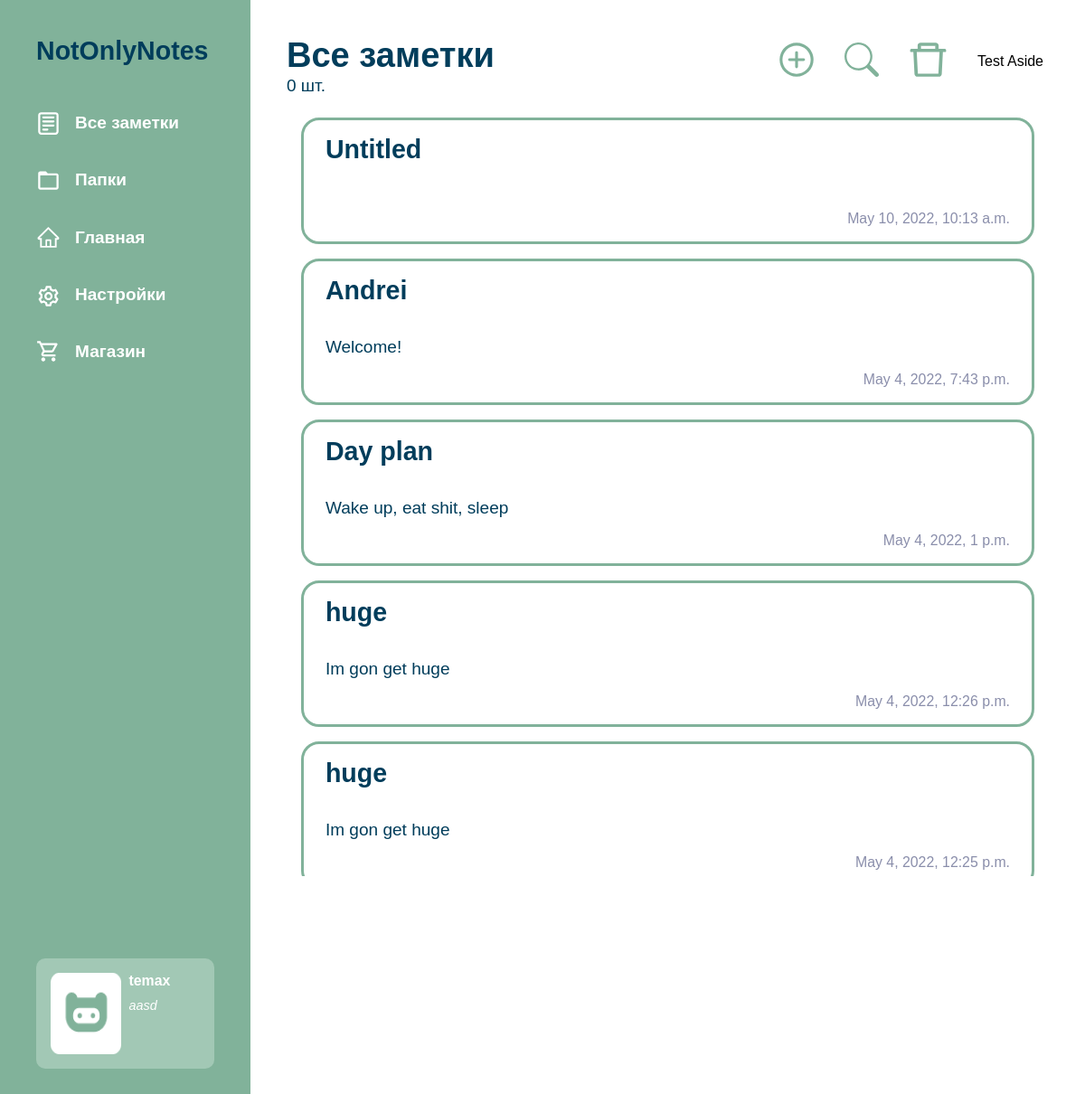
Screenshot of /notes/ (signed in) with the database file from the repository.
### users/models.py (models this page shows, shortened)
class Profile(models.Model):
    user = models.OneToOneField(User, on_delete=models.CASCADE)
    image = models.ImageField(default=os.path.join('profile_img', 'default.png'), upload_to=get_upload_path)
    description = models.CharField(max_length=100, default='', blank=True, null=True)

### NONapp/models.py (models this page shows, shortened)
class Note(models.Model):
    title = models.CharField(max_length=100, default='Untitled')
    content = models.TextField(default='')
    timestampCreated = models.DateTimeField(default=timezone.now)
    timestampLastModified = models.DateTimeField(auto_now=True)
    user = models.ForeignKey(User, on_delete=models.CASCADE)
    class Meta:
        ordering = ['-timestampLastModified']

### NONapp/views/notesviews.py (the view)
# urls.py: path('notes/', notesviews.NoteListView.as_view(), name='notes'),
class NoteListView(LoginRequiredMixin, TemplateView):
    model = Note
    template_name = 'non/notes.html'
    redirect_field_name = '/user/login/?next=/notes/'
    def get_context_data(self, *args, **kwargs):
        context = super().get_context_data(*args, **kwargs)
        context['notes'] = self.request.user.note_set.all()
        return context

### NONapp/templates/non/notes.html (shortened to what this page needs)
{% extends 'non/base.html' %}
{% block head %}
   {% load static %}
   <link rel="stylesheet" href="{% static 'non/stylesheets/notes/style.css' %}">
{% endblock%}
{% block body %}
<div class="content-wrapper">
   <aside class="aside">
         <div class="aside__inner">
            <div class="aside__logo logo">
               NotOnlyNotes
            </div>
            <ul class="aside__list aside__list--small">
               <li class="aside__el aside__el--anim">
                  <a class="aside__link" href="#">
                     <img class="aside__link-icon" src="{% static 'non/img/notes/notes.svg' %}" alt="">
                     <span>Все заметки</span>
                  </a>
               </li>
               <li class="aside__el aside__el--anim">
                  <a class="aside__link" href="#">
                     <img class="aside__link-icon" src="{% static 'non/img/notes/folders.svg' %}" alt="">
                     <span>Папки</span>
                  </a>
               </li>
               <li class="aside__el aside__el--anim">
                  <a class="aside__link" href="#">
                     <img class="aside__link-icon" src="{% static 'non/img/notes/main.svg' %}" alt="">
                     <span>Главная</span>
                  </a>
               </li>
               <li class="aside__el aside__el--anim">
                  <a class="aside__link" href="#">
                     <img class="aside__link-icon" src="{% static 'non/img/notes/settings.svg' %}" alt="">
                     <span>Настройки</span>
                  </a>
               </li>
               <li class="aside__el aside__el--anim">
                  <a class="aside__link" href="#">
                     <img class="aside__link-icon" src="{% static 'non/img/notes/shop.svg' %}" alt="">
                     <span>Магазин</span>
                  </a>
               </li>
            </ul>
               <a href="{% url 'profile' %}" class="aside__account-block">
                  <img class="aside__avatar" src="{{ user.profile.image.url }}" alt="Avatar image" height="90">
                  <div class="aside__account-block-content">
                     <h3 class="aside__name"> {{ user.username }} </h3>
                     <p class="aside__descr"> {{ user.profile.description }} </p>
                  </div>
               </a>
         </div>
   </aside>
   <main class="main">
      <section class="hero">
         <div class="container notes-container">
            <div class="hero__inner">
               <div class="hero__content">
                  <div class="hero__top">
                     <div class="hero__header-block">
                        <h1 class="hero__header">Все заметки</h1>
                        <span class="hero__descr"><output class="hero__counter">0</output> шт.</span>
                     </div>
                     <ul class="hero__func-list">
                        <li class="hero__func-el">
                           <button class="hero__btn hero__btn--add btn"><img class="hero__btn-img" src="{% static 'non/img/notes/add.svg' %}" alt=""></button>
                        </li>
                        <li class="hero__func-el">
                           <button class="hero__btn btn"><img class="hero__btn-img" src="{% static 'non/img/notes/search.svg' %}" alt=""></button>
                        </li>
                        <li class="hero__func-el">
                           <button class="hero__btn btn"><img class="hero__btn-img" src="{% static 'non/img/notes/trash.svg' %}" alt=""></button>
                        </li>
                        <li class="hero__func-el">
                           <button class="hero__btn btn hero__btn--test"><img class="hero__btn-img" alt="">Test Aside</button>
                        </li>
                     </ul>
                  </div>
               </div>
               <div class="hero__notes">
                  <ul class="hero__notes-list">
                     {% for note in notes %}
                     <li class="hero__notes-el">
                        <h2 class="hero__notes-header"> {{ note.title }}</h2>
                        <p class="hero__notes-descr">
                           {{ note.content }}
                        </p>
                        <span class="hero__notes-date">{{ note.timestampLastModified }}</span>
                        {% endfor %}
                     </li>
                  </ul>
               </div>
            </div>
         </div>
      </section>
   </main>
</div>
{% endblock %}

### NONapp/templates/non/base.html (shortened to what this page needs)
{% load static %}
<!DOCTYPE html>
<html lang="en">
<head>
    <link rel="stylesheet" href="{% static 'non/stylesheets/base.css' %}">
    <link rel="stylesheet" href="{% static 'non/stylesheets/fonts.css' %}">
    <link rel="stylesheet" href="{% static 'non/stylesheets/normalize.css' %}">
    <link rel="stylesheet" href="{% static 'non/stylesheets/overall.css' %}">
    <link rel="stylesheet" href="{% static 'non/stylesheets/global.css' %}">
    <link rel="stylesheet" href="{% static 'non/stylesheets/variables.css' %}">
    {% block head %} {% endblock %}
</head>
<body onscroll="gotop()">
    {% block body %} {% endblock %}
</body>
</html>

### NONapp/static/non/stylesheets/overall.css (style rules this page uses)
.container { max-width: 1702px; margin: 0 auto; padding: 0 95px; }
.logo { font-size: var(--small-header-size, 4rem); user-select: none; }
.btn { display: inline-block; border: none; cursor: pointer; transition: background-color 0.3s ease-in-out; background-color: inherit; }

### NONapp/static/non/stylesheets/global.css (style rules this page uses)
html { box-sizing: border-box; }
*, *::before, *::after { box-sizing: inherit; }
body { font-family: 'Montserrat', sans-serif; color: var(--text-color, #000); margin: 0; font-weight: 700; }
h1, h2, h3, h4, h5, h6 { margin: 0; padding: 0; }
p { margin: 0; padding: 0; }
ul, ol { margin: 0; padding: 0; list-style: none; }
a { color: inherit; text-decoration: none; }
img { max-width: 100%; }

### NONapp/static/non/stylesheets/variables.css (style rules this page uses)
:root { --base-scale: 100vw / 94.5; --big-header-size: clamp(2rem, calc(var(--base-scale) * 4.75), 4.75rem); --small-header-size: clamp(1.5rem, calc(var(--base-scale) * 3), 3rem); --p-size: clamp(0.8rem, calc(var(--base-scale) * 1.5), 1.5rem); --p-small-size: clamp(0.7rem, calc(var(--base-scale) * 1.25), 1.25rem); --link-size: clamp(1rem, calc(var(--base-scale) * 2.25), 2.25rem); --btn-padding-lr: clamp(0.7rem, calc(var(--base-scale) * 2.5), 2.5rem); --btn-padding-tb: clamp(0.7rem, calc(var(--base-scale) * 1.25), 1.25rem); --input-padding-lr: clamp(0.7rem, calc(var(--base-scale) * 1.75), 1.75rem); --input-padding-tb: clamp(0.7rem, calc(var(--base-scale) * 1.5), 1.5rem); --margin-bottom: clamp(2rem, calc(var(--base-scale) * 3), 3rem); --margin-small-bottom: clamp(1rem, calc(var(--base-scale) * 3), 2rem); --main-color: #81B29A; --active-color: #498266; --attention-color: #E07A5F; --text-color: #003D5B; --white-color: #fff; }

### NONapp/static/non/stylesheets/notes/style.css (style rules this page uses)
.content-wrapper { display: flex; flex-direction: row; justify-content: space-between; height: 100vh; overflow: hidden; }
.aside { background-color: var(--main-color, green); height: 100%; width: 30%; }
.aside__logo { font-size: var(--link-size, 2rem); padding: 40px 40px 0 40px; margin-bottom: 40px; }
.notes-container { max-width: 1592px; margin: 0 auto; padding: 40px; height: 100%; }
.aside__inner { display: flex; justify-content: flex-start; flex-direction: column; height: 100%; }
.aside__list { display: flex; flex-direction: column; }
.aside__el { color: var(--white-color, #fff); font-size: var(--p-size, 2rem); font-weight: 600; display: block; padding: 10px 0 10px 40px; }
.aside__el:not(:last-child) { margin-bottom: 1rem; }
.aside__el::before { margin-right: 1.5rem; }
.aside__el--anim { background: linear-gradient(#A2C8B5 0 0) right / var(--d, 0%) 100% no-repeat; transition: background 0.5s; }
.aside__link-icon { width: calc(var(--p-size, 2rem) + 0.5rem); margin-right: 1rem; }
.aside__link { display: flex; flex-direction: row; align-items: center; }
.aside__account-block { display: grid; color: var(--white-color, #fff); background-color: #A2C8B5; border-radius: 10px; padding: 1rem; grid-template-columns: 1fr 1fr; gap: 0.5rem; margin: auto 40px 40px 40px; }
.aside__name { font-size: var(--p-small-size, 1.25rem); font-weight: 600; margin-bottom: 0.625rem; }
.aside__descr { font-size: 0.9rem; font-weight: 500; font-style: oblique; }
.main { width: 100%; }
.hero { position: relative; }
.hero__top { display: flex; flex-direction: row; justify-content: space-between; align-items: flex-start; margin-bottom: 0.5rem; }
.hero__header { font-size: var(--small-header-size, 3rem); }
.hero__func-list { display: flex; flex-direction: row; align-items: center; }
.hero__func-el { transform: none; transition: transform 0.3s ease-in-out; }
.hero__func-el:not(:last-child) { margin-right: 1rem; }
.hero__descr { display: inline-block; font-size: var(--p-size, 1.5rem); font-weight: 500; }
.hero__notes-list { height: 70vh; overflow-x: scroll; padding: 1rem; }
.hero__notes-el { border-radius: 20px; padding: 1rem 1.5rem; border: 3px solid var(--main-color); background-color: var(--white-color); }
.hero__notes-el:not(:last-child) { margin-bottom: 1rem; }
.hero__notes-header { font-size: var(--link-size, 2.25rem); width: 100%; height: calc(var(--margin-small-bottom, 1.5rem) + 2.25rem); resize: none; border: none; }
.hero__notes-descr { font-weight: 500; font-size: var(--p-size, 1.5rem); margin-bottom: 1rem; display: block; resize: none; border: none; width: 100%; }
.hero__notes-date { display: block; font-size: var(--p-small-size, 1.25rem); font-weight: 500; color: #8A8EAB; text-align: right; }
.hero__notes-el { box-shadow: none; transition: box-shadow 0.3s ease-in-out; }

### rows the page displays
Note: title "Untitled", timestampLastModified "May 10, 2022, 10:13 a.m."
Note: title "Andrei", content "Welcome!", timestampLastModified "May 4, 2022, 7:43 p.m."
Note: title "Day plan", content "Wake up, eat shit, sleep", timestampLastModified "May 4, 2022, 1 p.m."
Note: title "huge", content "Im gon get huge", timestampLastModified "May 4, 2022, 12:26 p.m."
Note: title "huge", content "Im gon get huge", timestampLastModified "May 4, 2022, 12:25 p.m."

### other values shown
{{ user.username }} "temax"
{{ user.profile.description }} "aasd"
